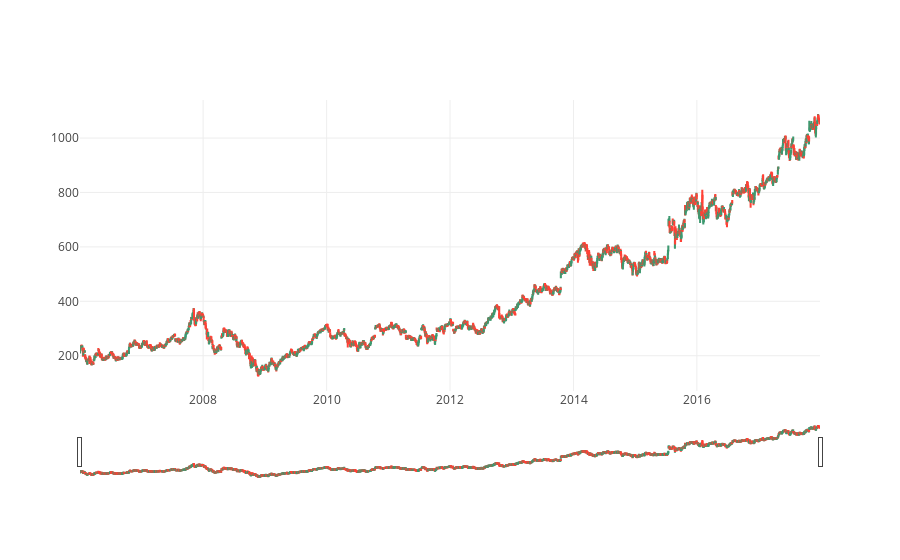

This figure's notebook cell:
### Code cell
# Candlestick chart of 2006-2018
trace = go.Candlestick(x=google.index,
                open=google.Open,
                high=google.High,
                low=google.Low,
                close=google.Close)
data = [trace]
iplot(data, filename='simple_candlestick')

### Figure 1 — Plotly figure (JSON) as saved in the notebook; plotly's stock layout.template omitted (floating-point values rounded to 4 significant figures; data arrays with more than 128 entries replaced by an {"elided": "..."} marker saying what was removed)
{"data": [{"close": {"elided": "3019 float values"}, "high": {"elided": "3019 float values"}, "low": {"elided": "3019 float values"}, "open": {"elided": "3019 float values"}, "type": "candlestick", "uid": "b2860a04-93b5-4f3d-a5fb-95d2ed7d52cc", "x": {"elided": "3019 str values"}}], "layout": {}}
